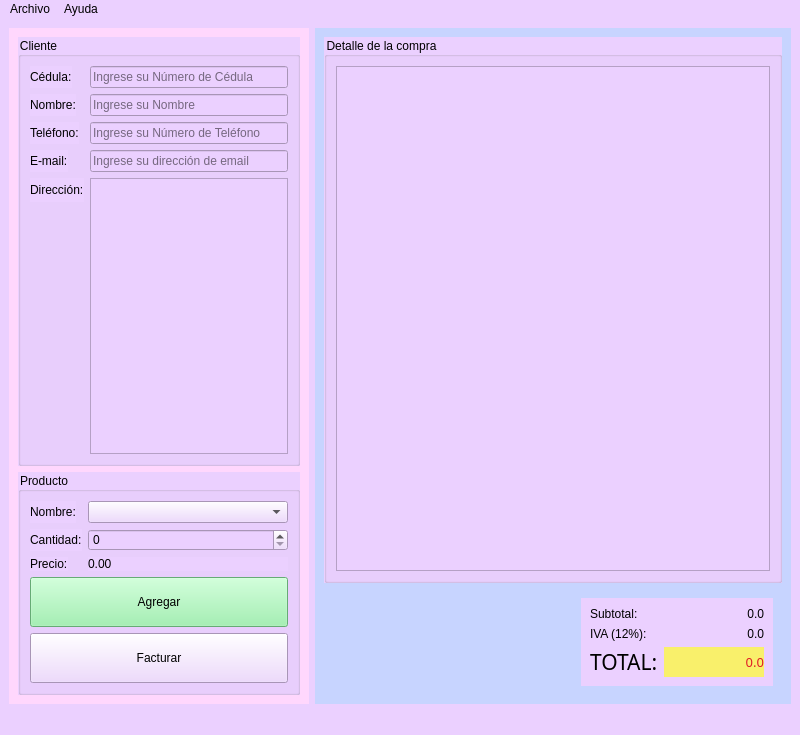
<?xml version="1.0" encoding="UTF-8"?>
<ui version="4.0">
 <class>Tienda</class>
 <widget class="QMainWindow" name="Tienda">
  <property name="geometry">
   <rect>
    <x>0</x>
    <y>0</y>
    <width>800</width>
    <height>735</height>
   </rect>
  </property>
  <property name="windowTitle">
   <string>Tienda</string>
  </property>
  <property name="windowIcon">
   <iconset resource="Recursos.qrc">
    <normaloff>:/new/prefix1/Recursos/img/Tienda.png</normaloff>:/new/prefix1/Recursos/img/Tienda.png</iconset>
  </property>
  <property name="styleSheet">
   <string notr="true">background-color: rgb(235, 208, 255);</string>
  </property>
  <widget class="QWidget" name="centralwidget">
   <layout class="QFormLayout" name="formLayout_4">
    <item row="0" column="0">
     <widget class="QWidget" name="widget" native="true">
      <property name="minimumSize">
       <size>
        <width>300</width>
        <height>0</height>
       </size>
      </property>
      <property name="maximumSize">
       <size>
        <width>300</width>
        <height>16777215</height>
       </size>
      </property>
      <property name="styleSheet">
       <string notr="true">background-color: rgb(255, 215, 253);</string>
      </property>
      <layout class="QVBoxLayout" name="verticalLayout">
       <item>
        <widget class="QGroupBox" name="groupBox">
         <property name="styleSheet">
          <string notr="true">font: 10pt &quot;Amarillo&quot;;
background-color: rgb(235, 208, 255);</string>
         </property>
         <property name="title">
          <string>Cliente</string>
         </property>
         <layout class="QFormLayout" name="formLayout">
          <item row="0" column="0">
           <widget class="QLabel" name="label">
            <property name="text">
             <string>Cédula:</string>
            </property>
           </widget>
          </item>
          <item row="0" column="1">
           <widget class="QLineEdit" name="inCedula">
            <property name="styleSheet">
             <string notr="true">font: 12pt &quot;Letters for Learners&quot;;
color: rgb(0, 0, 0);</string>
            </property>
            <property name="placeholderText">
             <string>Ingrese su Número de Cédula</string>
            </property>
           </widget>
          </item>
          <item row="2" column="0">
           <widget class="QLabel" name="label_2">
            <property name="text">
             <string>Nombre:</string>
            </property>
           </widget>
          </item>
          <item row="2" column="1">
           <widget class="QLineEdit" name="inNombre">
            <property name="styleSheet">
             <string notr="true">font: 12pt &quot;Letters for Learners&quot;;
color: rgb(0, 0, 0);</string>
            </property>
            <property name="placeholderText">
             <string>Ingrese su Nombre</string>
            </property>
           </widget>
          </item>
          <item row="4" column="0">
           <widget class="QLabel" name="label_3">
            <property name="text">
             <string>Teléfono:</string>
            </property>
           </widget>
          </item>
          <item row="4" column="1">
           <widget class="QLineEdit" name="inTelefono">
            <property name="styleSheet">
             <string notr="true">font: 12pt &quot;Letters for Learners&quot;;
color: rgb(0, 0, 0);</string>
            </property>
            <property name="placeholderText">
             <string>Ingrese su Número de Teléfono</string>
            </property>
           </widget>
          </item>
          <item row="6" column="0">
           <widget class="QLabel" name="label_4">
            <property name="text">
             <string>E-mail:</string>
            </property>
           </widget>
          </item>
          <item row="6" column="1">
           <widget class="QLineEdit" name="inEmail">
            <property name="styleSheet">
             <string notr="true">font: 12pt &quot;Letters for Learners&quot;;
color: rgb(0, 0, 0);</string>
            </property>
            <property name="placeholderText">
             <string>Ingrese su dirección de email</string>
            </property>
           </widget>
          </item>
          <item row="8" column="0">
           <widget class="QLabel" name="label_5">
            <property name="text">
             <string>Dirección:</string>
            </property>
           </widget>
          </item>
          <item row="8" column="1">
           <widget class="QPlainTextEdit" name="inDireccion">
            <property name="styleSheet">
             <string notr="true">font: 12pt &quot;Letters for Learners&quot;;
color: rgb(0, 0, 0);</string>
            </property>
            <property name="lineWidth">
             <number>3</number>
            </property>
           </widget>
          </item>
         </layout>
        </widget>
       </item>
       <item>
        <widget class="QGroupBox" name="groupBox_2">
         <property name="styleSheet">
          <string notr="true">font: 10pt &quot;Amarillo&quot;;
background-color: rgb(235, 208, 255);</string>
         </property>
         <property name="title">
          <string>Producto</string>
         </property>
         <layout class="QFormLayout" name="formLayout_2">
          <item row="0" column="0">
           <widget class="QLabel" name="label_6">
            <property name="text">
             <string>Nombre:</string>
            </property>
           </widget>
          </item>
          <item row="0" column="1">
           <widget class="QComboBox" name="inProducto">
            <property name="styleSheet">
             <string notr="true">font: 12pt &quot;Letters for Learners&quot;;
color: rgb(0, 0, 0);</string>
            </property>
           </widget>
          </item>
          <item row="1" column="0">
           <widget class="QLabel" name="label_7">
            <property name="text">
             <string>Cantidad:</string>
            </property>
           </widget>
          </item>
          <item row="1" column="1">
           <widget class="QSpinBox" name="inCantidad">
            <property name="styleSheet">
             <string notr="true">font: 12pt &quot;Letters for Learners&quot;;
color: rgb(0, 0, 0);</string>
            </property>
           </widget>
          </item>
          <item row="2" column="0">
           <widget class="QLabel" name="label_8">
            <property name="text">
             <string>Precio:</string>
            </property>
           </widget>
          </item>
          <item row="2" column="1">
           <widget class="QLabel" name="outPrecio">
            <property name="text">
             <string>0.00</string>
            </property>
           </widget>
          </item>
          <item row="3" column="0" colspan="2">
           <widget class="QPushButton" name="btnAgregar">
            <property name="minimumSize">
             <size>
              <width>0</width>
              <height>50</height>
             </size>
            </property>
            <property name="styleSheet">
             <string notr="true">background-color: rgb(143, 240, 164);
font: 700 italic 18pt &quot;Avengeance Heroic Avenger&quot;;</string>
            </property>
            <property name="text">
             <string>Agregar</string>
            </property>
            <property name="icon">
             <iconset>
              <normaloff>Recursos/img/anadir-al-carrito.png</normaloff>Recursos/img/anadir-al-carrito.png</iconset>
            </property>
           </widget>
          </item>
          <item row="4" column="0" colspan="2">
           <widget class="QPushButton" name="pushButton">
            <property name="minimumSize">
             <size>
              <width>0</width>
              <height>50</height>
             </size>
            </property>
            <property name="styleSheet">
             <string notr="true">font: 700 italic 18pt &quot;Avengeance Heroic Avenger&quot;;</string>
            </property>
            <property name="text">
             <string>Facturar</string>
            </property>
            <property name="icon">
             <iconset resource="Recursos.qrc">
              <normaloff>:/new/prefix1/Recursos/img/factura.png</normaloff>:/new/prefix1/Recursos/img/factura.png</iconset>
            </property>
           </widget>
          </item>
         </layout>
        </widget>
       </item>
      </layout>
     </widget>
    </item>
    <item row="0" column="1">
     <widget class="QWidget" name="widget_2" native="true">
      <property name="styleSheet">
       <string notr="true">background-color: rgb(199, 212, 255);</string>
      </property>
      <layout class="QVBoxLayout" name="verticalLayout_2">
       <item>
        <widget class="QGroupBox" name="groupBox_3">
         <property name="styleSheet">
          <string notr="true">font: 12pt &quot;Letters for Learners&quot;;
color: rgb(0, 0, 0);
background-color: rgb(235, 208, 255);</string>
         </property>
         <property name="title">
          <string>Detalle de la compra</string>
         </property>
         <layout class="QHBoxLayout" name="horizontalLayout_2">
          <item>
           <widget class="QTableWidget" name="outDetalle">
            <property name="styleSheet">
             <string notr="true">font: 14pt &quot;Letters for Learners&quot;;
color: rgb(0, 0, 0);
background-color: rgb(235, 208, 255);</string>
            </property>
           </widget>
          </item>
         </layout>
        </widget>
       </item>
       <item>
        <widget class="QWidget" name="widget_3" native="true">
         <layout class="QHBoxLayout" name="horizontalLayout">
          <item>
           <spacer name="horizontalSpacer">
            <property name="orientation">
             <enum>Qt::Horizontal</enum>
            </property>
            <property name="sizeHint" stdset="0">
             <size>
              <width>187</width>
              <height>20</height>
             </size>
            </property>
           </spacer>
          </item>
          <item>
           <widget class="QWidget" name="widget_4" native="true">
            <property name="styleSheet">
             <string notr="true">font: 10pt &quot;Amarillo&quot;;
color: rgb(0, 0, 0);
background-color: rgb(235, 208, 255);</string>
            </property>
            <layout class="QFormLayout" name="formLayout_3">
             <item row="0" column="0">
              <widget class="QLabel" name="label_10">
               <property name="text">
                <string>Subtotal:</string>
               </property>
              </widget>
             </item>
             <item row="0" column="1">
              <widget class="QLabel" name="outSubtotal">
               <property name="minimumSize">
                <size>
                 <width>100</width>
                 <height>0</height>
                </size>
               </property>
               <property name="text">
                <string>0.0</string>
               </property>
               <property name="alignment">
                <set>Qt::AlignRight|Qt::AlignTrailing|Qt::AlignVCenter</set>
               </property>
              </widget>
             </item>
             <item row="1" column="0">
              <widget class="QLabel" name="label_11">
               <property name="text">
                <string>IVA (12%):</string>
               </property>
              </widget>
             </item>
             <item row="1" column="1">
              <widget class="QLabel" name="outIva">
               <property name="minimumSize">
                <size>
                 <width>100</width>
                 <height>0</height>
                </size>
               </property>
               <property name="text">
                <string>0.0</string>
               </property>
               <property name="alignment">
                <set>Qt::AlignRight|Qt::AlignTrailing|Qt::AlignVCenter</set>
               </property>
              </widget>
             </item>
             <item row="2" column="0">
              <widget class="QLabel" name="label_12">
               <property name="font">
                <font>
                 <family>BubbleGum</family>
                 <pointsize>16</pointsize>
                 <italic>false</italic>
                 <bold>false</bold>
                </font>
               </property>
               <property name="styleSheet">
                <string notr="true">font: 16pt &quot;BubbleGum&quot;;</string>
               </property>
               <property name="text">
                <string>TOTAL:</string>
               </property>
              </widget>
             </item>
             <item row="2" column="1">
              <widget class="QLabel" name="outTotal">
               <property name="minimumSize">
                <size>
                 <width>100</width>
                 <height>0</height>
                </size>
               </property>
               <property name="font">
                <font>
                 <family>Amarillo</family>
                 <pointsize>10</pointsize>
                 <italic>false</italic>
                 <bold>false</bold>
                </font>
               </property>
               <property name="styleSheet">
                <string notr="true">background-color: rgb(249, 240, 107);
color: rgb(224, 27, 36);</string>
               </property>
               <property name="text">
                <string>0.0</string>
               </property>
               <property name="alignment">
                <set>Qt::AlignRight|Qt::AlignTrailing|Qt::AlignVCenter</set>
               </property>
              </widget>
             </item>
            </layout>
           </widget>
          </item>
         </layout>
        </widget>
       </item>
      </layout>
     </widget>
    </item>
   </layout>
  </widget>
  <widget class="QMenuBar" name="menubar">
   <property name="geometry">
    <rect>
     <x>0</x>
     <y>0</y>
     <width>800</width>
     <height>22</height>
    </rect>
   </property>
   <widget class="QMenu" name="menuArchivo">
    <property name="font">
     <font>
      <family>Captain Blackjack</family>
      <pointsize>12</pointsize>
     </font>
    </property>
    <property name="title">
     <string>Archivo</string>
    </property>
    <addaction name="actionNuevo"/>
    <addaction name="actionAbrir"/>
    <addaction name="actionGuardar"/>
    <addaction name="separator"/>
    <addaction name="actionCalcular"/>
    <addaction name="separator"/>
    <addaction name="actionSalir"/>
   </widget>
   <widget class="QMenu" name="menuAyuda">
    <property name="font">
     <font>
      <family>Captain Blackjack</family>
      <pointsize>12</pointsize>
     </font>
    </property>
    <property name="title">
     <string>Ayuda</string>
    </property>
    <addaction name="actionAcerca_de"/>
   </widget>
   <addaction name="menuArchivo"/>
   <addaction name="menuAyuda"/>
  </widget>
  <widget class="QStatusBar" name="statusbar"/>
  <action name="actionNuevo">
   <property name="icon">
    <iconset resource="Recursos.qrc">
     <normaloff>:/new/prefix1/Recursos/img/Nuevo.png</normaloff>:/new/prefix1/Recursos/img/Nuevo.png</iconset>
   </property>
   <property name="text">
    <string>Nuevo</string>
   </property>
   <property name="font">
    <font>
     <family>Captain Blackjack</family>
     <pointsize>12</pointsize>
    </font>
   </property>
  </action>
  <action name="actionAbrir">
   <property name="icon">
    <iconset resource="Recursos.qrc">
     <normaloff>:/new/prefix1/Recursos/img/Abrir.png</normaloff>:/new/prefix1/Recursos/img/Abrir.png</iconset>
   </property>
   <property name="text">
    <string>Abrir</string>
   </property>
  </action>
  <action name="actionAcerca_de">
   <property name="icon">
    <iconset resource="Recursos.qrc">
     <normaloff>:/new/prefix1/Recursos/img/Tienda.png</normaloff>:/new/prefix1/Recursos/img/Tienda.png</iconset>
   </property>
   <property name="text">
    <string>Acerca de </string>
   </property>
  </action>
  <action name="actionGuardar">
   <property name="icon">
    <iconset resource="Recursos.qrc">
     <normaloff>:/new/prefix1/Recursos/img/Guardar.png</normaloff>:/new/prefix1/Recursos/img/Guardar.png</iconset>
   </property>
   <property name="text">
    <string>Guardar</string>
   </property>
  </action>
  <action name="actionCalcular">
   <property name="icon">
    <iconset resource="Recursos.qrc">
     <normaloff>:/new/prefix1/Recursos/img/Calcular.png</normaloff>:/new/prefix1/Recursos/img/Calcular.png</iconset>
   </property>
   <property name="text">
    <string>Calcular</string>
   </property>
  </action>
  <action name="actionSalir">
   <property name="icon">
    <iconset resource="Recursos.qrc">
     <normaloff>:/new/prefix1/Recursos/img/salida.png</normaloff>:/new/prefix1/Recursos/img/salida.png</iconset>
   </property>
   <property name="text">
    <string>Salir</string>
   </property>
  </action>
 </widget>
 <resources>
  <include location="Recursos.qrc"/>
 </resources>
 <connections/>
</ui>
